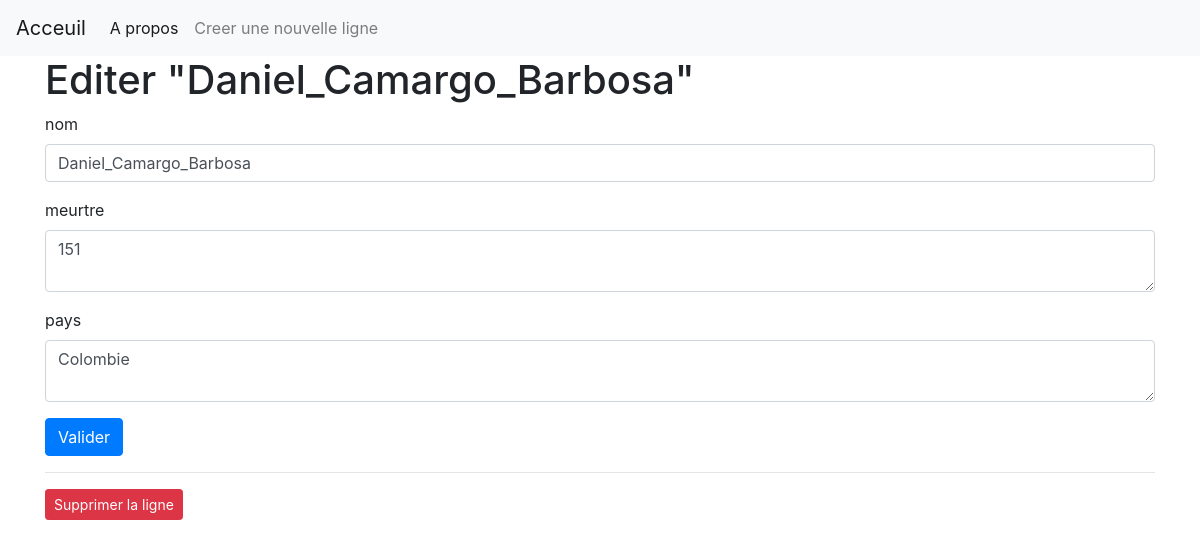
/4/edit, run on the app's committed database.
### tables this page shows
CREATE TABLE posts (
    id INTEGER PRIMARY KEY AUTOINCREMENT,
    nom TEXT NOT NULL,
    created TIMESTAMP NOT NULL DEFAULT CURRENT_TIMESTAMP,
    meurtre INTEGER NOT NULL,
    pays TEXT NOT NULL
);

### app.py (the view, shortened to what this page needs)
@app.route('/<int:id>/edit', methods=('GET', 'POST'))
def edit(id):
    post = get_post(id)
    return render_template('edit.html', post=post)

### app.py (called while the page is built)
def get_db_connection():
    conn = sqlite3.connect('database.db')
    conn.row_factory = sqlite3.Row
    return conn

def get_post(post_id):
    conn = get_db_connection()
    post = conn.execute('SELECT * FROM posts WHERE id = ?',
                        (post_id,)).fetchone()
    conn.close()
    if post is None:
        abort(404)
    return post

### templates/edit.html (shortened to what this page needs)
{% extends 'base.html' %}
{% block content %}
<h1>{% block title %} Editer "{{ post['nom'] }}" {% endblock %}</h1>
<form method="post">
    <div class="form-group">
        <label for="nom">nom</label>
        <input type="text" name="nom" placeholder="Nom du criminel"
               class="form-control"
               value="{{ request.form['nom'] or post['nom'] }}">
    </div>
    <div class="form-group">
        <label for="meurtre">meurtre</label>
        <textarea name="meurtre" placeholder="Nombre de meurtre"
                  class="form-control">{{ request.form['meurtre'] or post['meurtre'] }}</textarea>
    </div>
    <div class="form-group">
        <label for="pays">pays</label>
        <textarea name="pays" placeholder="Pays d'origine"
                  class="form-control">{{ request.form['pays'] or post['pays'] }}</textarea>
    </div>
    <div class="form-group">
        <button type="submit" class="btn btn-primary">Valider</button>
    </div>
</form>
<hr>
    <form action="{{ url_for('delete', id=post['id']) }}" method="POST">
    <input type="submit" value="Supprimer la ligne"
            class="btn btn-danger btn-sm"
            onclick="return confirm('veut tu vraiment supprimer cette ligne?')">
</form>
{% endblock %}

### data on the page
posts: nom "Daniel_Camargo_Barbosa", meurtre "151", pays "Colombie"
